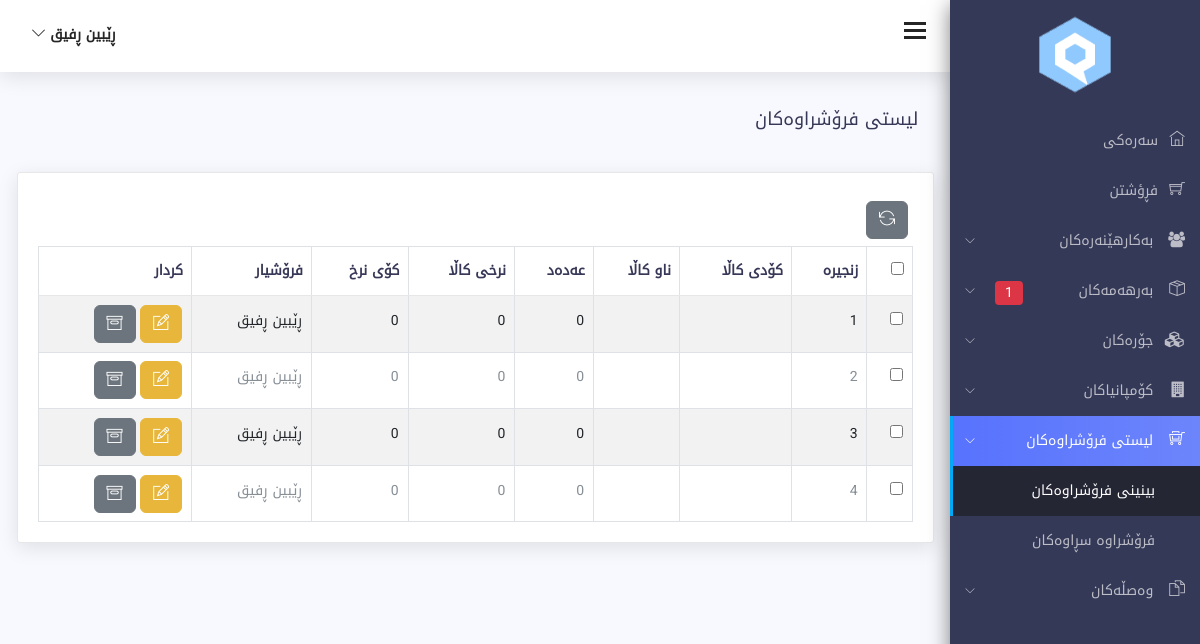
Page /order_list.php (signed in) on the earlier database version.
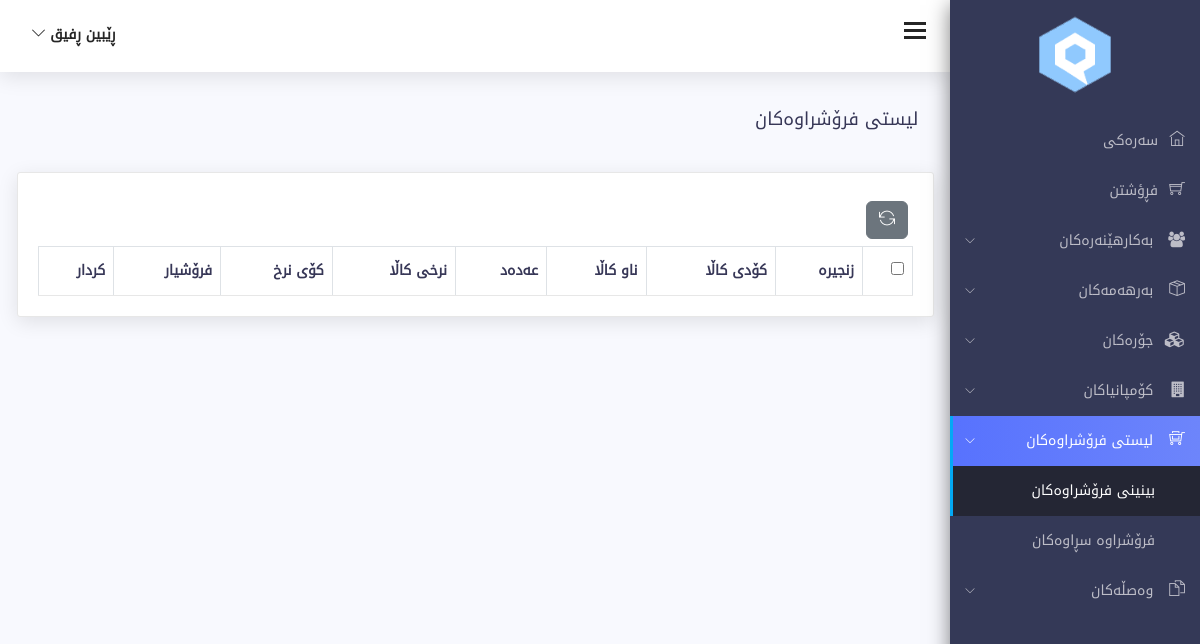
Same page on the later database version.
### tables this page shows
CREATE TABLE `orders` (
  `id` int(11) NOT NULL,
  `pr_id` int(11) NOT NULL,
  `pr_code` varchar(255) NOT NULL,
  `pr_name` varchar(255) NOT NULL,
  `pr_quantity` int(11) NOT NULL,
  `pr_price` int(11) NOT NULL,
  `total_price` int(11) NOT NULL,
  `recycle` tinyint(1) NOT NULL,
  `saledby` varchar(255) NOT NULL,
  `created_at` datetime NOT NULL,
  `updated_at` datetime NOT NULL
);

CREATE TABLE `users` (
  `id` int(11) NOT NULL,
  `first_name` varchar(255) NOT NULL,
  `last_name` varchar(255) NOT NULL,
  `email` varchar(255) NOT NULL,
  `password` varchar(255) NOT NULL,
  `role` int(11) NOT NULL DEFAULT 2 COMMENT '1 super admin\r\n2 admin\r\n3 cashier',
  `phone` varchar(255) NOT NULL,
  `recycle` int(11) DEFAULT 0,
  `addedby` varchar(255) NOT NULL,
  `image` varchar(255) NOT NULL,
  `type_image` varchar(255) NOT NULL,
  `tmp_image` varchar(255) NOT NULL,
  `size_image` varchar(255) NOT NULL,
  `created_at` datetime NOT NULL,
  `updated_at` datetime NOT NULL
);

### class/database.php (called while the page is built, shortened)
<?php
class Database{
public $connection;
public function open_db_connection(){
    $this->connection=new mysqli(DB_HOST,DB_USER,DB_PASSWORD,DB_NAME);
}
public function query($sql){
    $result=$this->connection->query($sql);
    return $result;
}
}
$db = new Database();
?>

### class/product.php (called while the page is built, shortened)
<?php
class Product extends Db_Object{
    protected static $db_table="products";
    public static function count_expire_product(){
        global $db;
        $sql="SELECT COUNT(*) FROM ".static::$db_table." WHERE expire_date <= NOW() AND recycle=0";
        $result=$db->query($sql);
        $row=mysqli_fetch_array($result);
        return array_shift($row);
    }
}
?>

### class/db_object.php (called while the page is built, shortened)
<?php
class Db_Object{
public static function find_all(){
    return static::find_by_query("SELECT * FROM ".static::$db_table." ");
}
public static function find_by_id($id){
    $the_result_array=static::find_by_query("SELECT * FROM ".static::$db_table." WHERE id='$id' LIMIT 1");
    return !empty($the_result_array) ? array_shift($the_result_array) : false;
}
public static function find_by_query($sql){
    global $db;
    $result_set=$db->query($sql);
    $the_object_array=array();
    while($row=mysqli_fetch_array($result_set)){
        $the_object_array[]=static::instantation($row);
    }
    return $the_object_array;
}
public static function instantation($the_record){
    $the_object=new $calling_class;
    foreach($the_record as $the_attribute => $value){
        if($the_object->has_the_attribute($the_attribute)){
            $the_object->$the_attribute=$value;
        }
    }
    return $the_object;
}
private function has_the_attribute($the_attribute){
    $the_properties=get_object_vars($this);
    return array_key_exists($the_attribute,$the_properties);
}
}
?>

### class/functions.php (called while the page is built, shortened)
<?php
    function ClassAutoLoader($class){
        $class=strtolower($class);
        $the_path="class/{$class}.php";
    }
?>

### order_list.php (the view, shortened to what the changed rows need)
<?php include 'includes/header.php'; ?>
<?php include 'includes/sidebar.php'; ?>
<?php include 'includes/top_header.php'; ?>
<div class="content-wrap">
        <div class="main">
            <div class="container-fluid">
                <div class="row">
                    <div class="col-lg-8 p-r-0 title-margin-right">
                        <div class="page-header">
                            <div class="page-title">
                                <h1>لیستی فرۆشراوەکان</h1>
                            </div>
                        </div>
                    </div>
                </div>
                <section id="main-content">
                    <div class="row">
                        <div class="col-lg-12">
                            <div class="card">
                                <div class="bootstrap-data-table-panel">
                                    <div class="table-responsive">
                                        <table class="table table-striped table-bordered" id="bootstrap-data-table">
                                            <thead>
                                                <tr>
                                                    <th>
                                                    <input type="checkbox" id="checkall">
                                                    </th>
                                                    <th>زنجیرە</th>
                                                    <th>کۆدی کاڵا</th>
                                                    <th>ناو کاڵا</th>
                                                    <th>عەدەد</th>
                                                    <th>نرخی کاڵا</th>
                                                    <th>کۆی نرخ</th>
                                                    <th>فرۆشیار</th>
                                                    <th>کردار</th>
                                                </tr>
                                            </thead>
                                            <tbody>
                                                <?php
                                                $orders = Orders::find_all();
                                                $a=1;
                                                foreach($orders as $order){
                                                    if($order->recycle==0){
                                                ?>
                                                <tr id="tr_order_<?php echo $order->id; ?>">
                                                    <td>
                                                        <input type="checkbox"
                                                        id="sel"
                                                        class="checkitem"
                                                        name="sel[]"
                                                        value="<?php
                                                        echo $order->id; ?>">
                                                    </td>
                                                    <td><?php echo $a++; ?></td>
                                                    <td><?php echo htmlentities($order->pr_code,ENT_QUOTES,'UTF-8'); ?></td>
                                                    <td><?php echo htmlentities($order->pr_name,ENT_QUOTES,'UTF-8'); ?></td>
                                                    <td><?php echo htmlentities($order->pr_quantity,ENT_QUOTES,'UTF-8'); ?></td>
                                                    <td><?php echo htmlentities(number_format($order->pr_price,0),ENT_QUOTES,'UTF-8'); ?></td>
                                                    <td><?php echo htmlentities(number_format($order->total_price,0),ENT_QUOTES,'UTF-8'); ?></td>
                                                    <td><?php
                                                        $addedby=User::find_by_id($order->saledby);
                                                        echo htmlentities($addedby->first_name.' '.$addedby->last_name,ENT_QUOTES,'UTF-8');
                                                    ?></td>
                                                    <td>
                                                        <button type="button" onclick="orderUpdate(<?php echo $order->id; ?>)" class="btn btn-warning" title="دەستکاریکردن">
                                                            <span class="ti-pencil-alt"></span>
                                                        </button>
                                                        <button type="button"  class="btn btn-secondary " onclick="orderRecycle(<?php echo $order->id; ?>)"
                                                        title="ناردنی بۆ بەشی سڕاوەکان">
                                                            <span class="ti-archive"></span>
                                                        </button>
                                                    </td>
                                                </tr>
                                                <?php } } ?>
                                            </tbody>
                                        </table>
                                    </div>
                                </div>
                            </div>
                        </div>
                    </div>
                </div>
                </div>
                </div>
<?php include('includes/footer.php'); ?>

### includes/sidebar.php (shortened to what the changed rows need)
	<div class="sidebar sidebar-hide-to-small sidebar-shrink sidebar-gestures">
	<div class="nano">
	<div class="nano-content">
	<ul>
	<li><a class="sidebar-sub-toggle"><i class="ti-package"></i> بەرهەمەکان
	<?php
	$product =Product::count_expire_product();
	if($product>0){
		echo '<span class="badge badge-danger">'.$product.'</span>';
	}else{
		echo '';
	}
?>
	<span class="sidebar-collapse-icon ti-angle-down"></span>
	</a>
	</li>
	</ul>
	</div>
	</div>
</div>

### includes/top_header.php (shortened to what the changed rows need)
<div class="header">
    <div class="container-fluid">
        <div class="row">
            <div class="col-lg-12">
                <div class="float-end">
                    <div class="dropdown dib">
                        <div class="header-icon" data-toggle="dropdown">
                            <span class="user-avatar">
                                <?php
                                $user=User::find_by_id($_SESSION['user_id']);
                                echo $user->first_name . " " . $user->last_name;
                                ?>
                                <i class="ti-angle-down f-s-10"></i>
                            </span>
                        </div>
                        </div>
                </div>
            </div>
        </div>
    </div>
</div>

Differences in the rows shown:
removed orders: pr_quantity "0", pr_price "0", total_price "0", $addedby->first_name.' '.$addedby->last_name "ڕێبین ڕفیق"
removed orders: pr_quantity "0", pr_price "0", total_price "0", $addedby->first_name.' '.$addedby->last_name "ڕێبین ڕفیق"
removed orders: pr_quantity "0", pr_price "0", total_price "0", $addedby->first_name.' '.$addedby->last_name "ڕێبین ڕفیق"
removed orders: pr_quantity "0", pr_price "0", total_price "0", $addedby->first_name.' '.$addedby->last_name "ڕێبین ڕفیق"
Other differences:
$product: "1" → (not shown)
